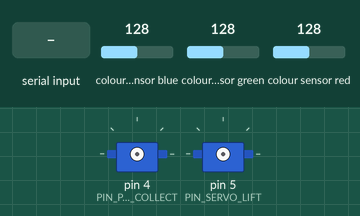
Simulated run of this sketch. Board: Arduino Uno, built with avr-gcc and run on an emulated ATmega328P. Parts: 2 × servo. The inputs (shaded band) are chosen by the test bench; at power-on: colour sensor blue 128, colour sensor green 128, colour sensor red 128. What the sketch prints to the serial monitor is not drawn.

Above: at 8.7 s.
8.8 s: "q90\n" received over Serial
At 10.4 s:
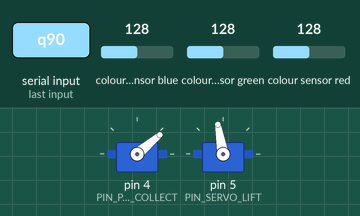
11.3 s: "w\n" received over Serial
At 13.7 s:
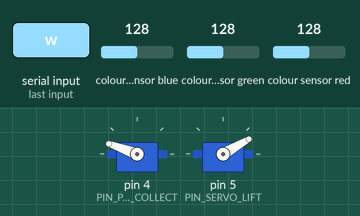
14.0 s: "e90\n" received over Serial
At 16.2 s:
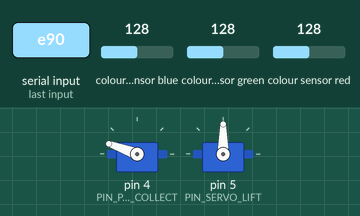
Timing chart, 0 to 17.5 s (numbered marks = the images above; inputs shaded):
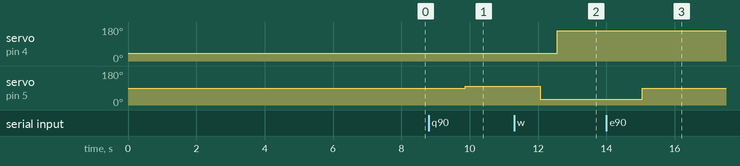

The sketch:

Program2.ino
```cpp
#include <Servo.h>
#include <Wire.h>

#include <Adafruit_Sensor.h>
//#include <Adafruit_HMC5883_U.h>
#include "Adafruit_TCS34725.h"
#include "define.h"

Adafruit_TCS34725 color0 = Adafruit_TCS34725(TCS34725_INTEGRATIONTIME_50MS, TCS34725_GAIN_1X);  // Integration=50, Grain [1,4]
//Adafruit_HMC5883_Unified compass = Adafruit_HMC5883_Unified(12345);

Servo pick, grab;

void setup() {

  Serial.begin(9600);
  Serial.println(">> Begin : Prog2");

  //compassBegin();
  //sharpIRBegin();
  //sonarBegin();
  colorBegin();
  //indicatorBegin();

}

/*
---- Beeps -------------------------------------------------
  1
  2
  3
  4 beeps --> Color Sensor not attached
  5
*/

void loop() {

  readColor();
  delay(100);
  //readWalls(wall);
  //readCompass();


}
```

define.h
```cpp
#define DEBUG 0

enum {RIGHT_SENSOR, FRONT_SENSOR, LEFT_SENSOR};

#define FRONT_SENSOR_PIN A1
#define RIGHT_SENSOR_PIN A0
#define LEFT_SENSOR_PIN A2

#define PIN_COLOR_SENSOR_0 -1
#define PIN_COLOR_SENSOR_1 -1

#define PIN_PICK_COLLECT 4
#define PIN_SERVO_LIFT 5

#define PIN_8 8
#define PIN_BUZZER 9
#define PIN_10 10

#define PIN_RED 11
#define PIN_GREEN 12
#define PIN_BLUE 13

int wall[] = {1, 1, 1};

/*
  // ---- For Sonar Sensors --------------------------------------------------------------
  int duration, distance = 0;
  const int trigger[] = {2, 4, 10};
  const int echo[] = {3, 5, 11};
  int dist[] = {0, 0, 0};
  const int trigDist[] = {15, 15, 15};
  const int maxDistance = 100;
*/


//
// Color Sensor Variables -----------------------------------------------------------------

uint16_t clr0, red0, green0, blue0;
enum {COLOR_OPEN, COLOR_RED, COLOR_GREEN, COLOR_BLUE};
int colorR0 = 0;

const int WHITE_THERSOLD = 800; // **This depends with the distance from sensor to the object

#define RED_GB_GAP 100
#define DELAY_BUZZER 100
#define DELAY_INDICATOR 100
```

indicators.ino
```cpp
void indicatorBegin() {

  pinMode(PIN_RED, OUTPUT);
  pinMode(PIN_GREEN, OUTPUT);
  pinMode(PIN_BLUE, OUTPUT);
  pinMode(PIN_BUZZER, OUTPUT);
}


void buzzer(int count) {
  for (int i = 0; i < count; i++) {
    digitalWrite(PIN_BUZZER, HIGH);
    delay(DELAY_BUZZER);
    digitalWrite(PIN_BUZZER, LOW);
    delay(DELAY_BUZZER);
  }
}

void indicatorChange(int colorId, bool st) {
  if (colorId == COLOR_RED) digitalWrite(PIN_RED, st);
  else if (colorId == COLOR_GREEN) digitalWrite(PIN_GREEN, st);
  else if (colorId == COLOR_BLUE) digitalWrite(PIN_BLUE, st);
}

void indicatorShow(int colorId) {


  digitalWrite(PIN_RED, (colorId == 1) ? HIGH : LOW);
  digitalWrite(PIN_GREEN, (colorId == 2) ? HIGH : LOW);
  digitalWrite(PIN_BLUE, (colorId == 3) ? HIGH : LOW);
}

void indicatorOn(int colorId) {
  if (colorId == COLOR_RED) digitalWrite(PIN_RED, HIGH);
  else if (colorId == COLOR_GREEN) digitalWrite(PIN_GREEN, HIGH);
  else if (colorId == COLOR_BLUE) digitalWrite(PIN_BLUE, HIGH);
}


void indicatorOff(int colorId) {
  if (colorId == COLOR_RED) digitalWrite(PIN_RED, LOW);
  else if (colorId == COLOR_GREEN) digitalWrite(PIN_GREEN, LOW);
  else if (colorId == COLOR_BLUE) digitalWrite(PIN_BLUE, LOW);
}

void indicatorBlink(int colorId, int count) {
  for (int i = 0; i < count; i++) {
    indicatorOn(colorId);
    delay(DELAY_INDICATOR);
    indicatorOff(colorId);
    delay(DELAY_INDICATOR);
  }

}
```

sensors.ino
```cpp
void sharpIRBegin() {

  pinMode(FRONT_SENSOR_PIN, INPUT);
  pinMode(RIGHT_SENSOR_PIN, INPUT);
  pinMode(LEFT_SENSOR_PIN, INPUT);

  //Serial.println(">> ColorSensor : Begin");
}

void colorBegin() {

  if (color0.begin()) {
    Serial.println(">> ColorSensor : Begin");
  } else {
    Serial.println(">> ColorSensor : Not Found");

    //while (1); // halt!
  }
}


void readColor() {
  delay(10);
  color0.getRawData(&red0, &green0, &blue0, &clr0);

  boolean ledUpdate = 0;

  if (green0 > blue0 && green0 > red0 ) {
    colorR0 = COLOR_GREEN;              //GREEN
    if (ledUpdate)indicatorShow(COLOR_GREEN);
  }

  else if (blue0 > red0 ) {
    colorR0 = COLOR_BLUE; //RED
    if (ledUpdate)indicatorShow(COLOR_BLUE);
  }

  else if (((green0 - blue0) < RED_GB_GAP) || ((blue0 - green0) < RED_GB_GAP) ) {
    colorR0 = COLOR_RED;                                   //RED
    if (ledUpdate)indicatorShow(COLOR_RED);
  }
  else {
    colorR0 = COLOR_OPEN;
    if (ledUpdate)indicatorShow(0);   // All off
  }
  indicatorShow(colorR0);

  if (1) {
    Serial.print(blue0);
    Serial.print(" ");
    Serial.print(red0);
    Serial.print(" ");
    Serial.print(green0);
    Serial.print(" ");
    //Serial.print(clr0);
    Serial.print(" ");
    //Serial.print(color0.calculateColorTemperature(red0, green0, blue0) );
    Serial.print(" ");

    Serial.print(colorR0);
    Serial.println(" ");
  }


}

// ---- Sonar Sensor Functions -----------------------------------------------------------------------

void sonarBegin() {

  /*Serial.println(">> ColorSensor : Begin");
    for (int i = 0; i < 3; i++) {
    pinMode(trigger[i], OUTPUT);
    pinMode(echo[i], INPUT);
    digitalWrite(trigger[i], LOW);
    }*/
}

int getDistance(int sensor) {

  /*digitalWrite(trigger[sensor], HIGH);
    delayMicroseconds(20);
    digitalWrite(trigger[sensor], LOW);

    duration = pulseIn(echo[sensor], HIGH, 30000);
    distance = duration / 58;

    if (distance > maxDistance) {
    distance = maxDistance;
    }
    return distance;*/
}

boolean readWalls(int *wall) {
  wall[RIGHT_SENSOR] = 0;
  wall[FRONT_SENSOR] = 0;
  wall[LEFT_SENSOR] = 0;

  //for (int i = 0; i < 5; i++) {
  wall[RIGHT_SENSOR] += digitalRead(RIGHT_SENSOR_PIN);
  wall[FRONT_SENSOR] += digitalRead(FRONT_SENSOR_PIN);
  wall[LEFT_SENSOR] += digitalRead(LEFT_SENSOR_PIN);
  //}
  /*
    if (wall[RIGHT_SENSOR] / 5.0 > 0.5) wall[RIGHT_SENSOR] = 1;
    else wall[RIGHT_SENSOR] = 0;

    if (wall[FRONT_SENSOR] / 5.0 > 0.5) wall[FRONT_SENSOR] = 1;
    else wall[FRONT_SENSOR] = 0;

    if (wall[LEFT_SENSOR] / 5.0 > 0.5) wall[LEFT_SENSOR] = 1;
    else wall[LEFT_SENSOR] = 0;
  */

  return true;
}


void compassBegin() {
  /*if (!compass.begin())
    {
    Serial.println("Ooops, no HMC5883 detected ... Check your wiring!");
    while (1);
    }

    displayCompassDetails();*/
}

void displayCompassDetails(void)
{
  /*sensor_t sensor;
    compass.getSensor(&sensor);
    Serial.println("------------------------------------");
    Serial.print  ("Sensor:       "); Serial.println(sensor.name);
    Serial.print  ("Driver Ver:   "); Serial.println(sensor.version);
    Serial.print  ("Unique ID:    "); Serial.println(sensor.sensor_id);
    Serial.print  ("Max Value:    "); Serial.print(sensor.max_value); Serial.println(" uT");
    Serial.print  ("Min Value:    "); Serial.print(sensor.min_value); Serial.println(" uT");
    Serial.print  ("Resolution:   "); Serial.print(sensor.resolution); Serial.println(" uT");
    Serial.println("------------------------------------");
    Serial.println("");
    delay(500);*/
}

void readCompass() {
  /*sensors_event_t event;
    compass.getEvent(&event);


    // Hold the module so that Z is pointing 'up' and you can measure the heading with x&y
    // Calculate heading when the magnetometer is level, then correct for signs of axis.
    float heading = atan2(event.magnetic.y, event.magnetic.x);

    // Once you have your heading, you must then add your 'Declination Angle', which is the 'Error' of the magnetic field in your location.
    // Find yours here: http://www.magnetic-declination.com/
    // Mine is: -13* 2' W, which is ~13 Degrees, or (which we need) 0.22 radians
    // If you cannot find your Declination, comment out these two lines, your compass will be slightly off.
    float declinationAngle = 0.22;
    heading += declinationAngle;

    // Correct for when signs are reversed.
    if (heading < 0)
    heading += 2 * PI;

    // Check for wrap due to addition of declination.
    if (heading > 2 * PI)
    heading -= 2 * PI;

    // Convert radians to degrees for readability.
    float headingDegrees = heading * 180 / M_PI;

    Serial.print("Heading (degrees): "); Serial.println(headingDegrees);

    delay(500);*/
}
```

serialControl.ino
```cpp
/*

  a -> Read walls

  q -> Ready to pick
  w -> stand
  e -> pickBox
  r -> dropBox
  j -> readColor
  k -> beep
  d -> Change indicator (boolean 000 - 111 )
*/


void serialEvent() {

  while (Serial.available()) {
    //digitalWrite(13, HIGH);

    int r = Serial.read();
    char inChar = (char)r;

    // --------------------------------------------------------------------------------------- Read Walls - Not required now
    if (inChar == 'a') {
      //while (!readWalls(wall)) {
      int x = wall[0] + 2 * wall[1] + 4 * wall[2];
      Serial.print(x);

      indicatorChange(COLOR_BLUE, x % 2);
      indicatorChange(COLOR_GREEN, (x / 2) % 2);
      indicatorChange(COLOR_RED, (x / 4));

    }

    // --------------------------------------------------------------------------------------- Servo Commands
    else if (inChar == 'q' ) {
      readyToPick();
    }
    else if (inChar == 'w') {
      stand();
    }
    else if (inChar == 'e') {
      pickBox();
    }
    else if (inChar == 'r') {
      dropBox();
    }

    // --------------------------------------------------------------------------------------- LED indicators   [ ] |

    else if (inChar == '[') {
      digitalWrite(PIN_RED, HIGH);
      digitalWrite(PIN_GREEN, LOW);
      digitalWrite(PIN_BLUE, LOW);

    }
    else if (inChar == '|') {
      digitalWrite(PIN_RED, LOW);
      digitalWrite(PIN_GREEN, HIGH);
      digitalWrite(PIN_BLUE, LOW);

    }
    else if (inChar == ']') {
      digitalWrite(PIN_RED, LOW);
      digitalWrite(PIN_GREEN, LOW);
      digitalWrite(PIN_BLUE, HIGH);
    }

    // --------------------------------------------------------------------------------------- Read box color
    else if (inChar == 'j') {
      char val = '0' + colorR0;
      Serial.print(val);
    }

    // --------------------------------------------------------------------------------------- Buzzer
    else if (inChar == 'k') {
      buzzer(1);
    }

    // --------------------------------------------------------------------------------------- Indicator change

    else if (inChar == 'd') {
      if (Serial.available() == 1) {
        // instruction bit
        int x = (Serial.read() - '0');
        Serial.print(">> LED Update : ");
        Serial.println(x, BIN);
        indicatorChange(COLOR_BLUE, x % 2);
        indicatorChange(COLOR_GREEN, (x / 2) % 2);
        indicatorChange(COLOR_RED, (x / 4));
      }
    }

    else if (inChar == '\n') {} // Nothing to do
    else if (inChar == '\r') {} // Nothing to do
    else {
      //This is to to say there is something wrong

      //Serial.write((int)inChar);
      //Serial.println();
      indicatorBlink(PIN_BLUE, 3);

    }

    //Serial.println(inChar);
    //digitalWrite(13, LOW);
  }

}
```

servo.ino
```cpp
#define PICK_ON 160
#define PICK_OFF 40

#define GRAB_UP 90
#define GRAB_DOWN 100   /// 90 Nuwan

void pickBox() {

  attachServos();
  pick.write(PICK_ON);
  delay(1000);
  grab.write(GRAB_UP);
  delay(500);
  detachServos();
  //Serial.println(">> Pick : Complete");

}

void  readyToPick() {
  attachServos();
  pick.write(PICK_OFF);
  delay(1000);
  grab.write(GRAB_DOWN);
  delay(1000);
  detachServos();
  //Serial.println(">> readyToPick : Complete");
}

void dropBox() {
  attachServos();
  grab.write(GRAB_DOWN);
  delay(1000);
  pick.write(PICK_OFF);
  delay(500);
  detachServos();
  //Serial.println(">> Drop : Complete");
}

void stand() {
  attachServos();
  grab.write(30);
  delay(500);
  pick.write(PICK_ON);
  delay(1000);
  detachServos();
  //Serial.println(">> stand : Complete");
}

void attachServos() {
  pick.attach(PIN_PICK_COLLECT);
  grab.attach(PIN_SERVO_LIFT);
}

void detachServos() {
  pick.detach();
  grab.detach();
}
```

Measured:
- after the input at 8.8 s, servo on pin 5 (PIN_SERVO_LIFT): 90° → 100° after 1.1 s
- after the input at 11.3 s, servo on pin 4 (PIN_PICK_COLLECT): 40° → 160° after 1.3 s; servo on pin 5 (PIN_SERVO_LIFT): 100° → 30° after 0.76 s
- after the input at 14.0 s, servo on pin 5 (PIN_SERVO_LIFT): 30° → 90° after 1.0 s
